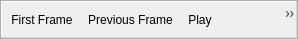
<?xml version="1.0" encoding="UTF-8"?>
<ui version="4.0">
 <class>lqPlayerControlsToolbar</class>
 <widget class="QToolBar" name="lqPlayerControlsToolbar">
  <property name="geometry">
   <rect>
    <x>0</x>
    <y>0</y>
    <width>298</width>
    <height>39</height>
   </rect>
  </property>
  <property name="windowTitle">
   <string>VCR Controls</string>
  </property>
  <property name="orientation">
   <enum>Qt::Horizontal</enum>
  </property>
  <property name="PV_MUST_BE_MASTER" stdset="0">
   <bool>true</bool>
  </property>
  <action name="actionPlay">
   <property name="enabled">
    <bool>true</bool>
   </property>
   <property name="icon">
    <iconset resource="vvResources.qrc">
     <normaloff>:/vvResources/Icons/media-playback-start.png</normaloff>:/vvResources/Icons/media-playback-start.png</iconset>
   </property>
   <property name="text">
    <string>&amp;Play</string>
   </property>
   <property name="shortcut">
    <string>Space</string>
   </property>
  </action>
  <action name="actionPreviousFrame">
   <property name="enabled">
    <bool>true</bool>
   </property>
   <property name="icon">
    <iconset resource="vvResources.qrc">
     <normaloff>:/vvResources/Icons/media-seek-backward.png</normaloff>:/vvResources/Icons/media-seek-backward.png</iconset>
   </property>
   <property name="text">
    <string>Pre&amp;vious Frame</string>
   </property>
   <property name="shortcut">
    <string>Left</string>
   </property>
   <property name="PV_MUST_BE_MASTER" stdset="0">
    <bool>true</bool>
   </property>
  </action>
  <action name="actionFirstFrame">
   <property name="enabled">
    <bool>true</bool>
   </property>
   <property name="icon">
    <iconset resource="vvResources.qrc">
     <normaloff>:/vvResources/Icons/media-skip-backward.png</normaloff>:/vvResources/Icons/media-skip-backward.png</iconset>
   </property>
   <property name="text">
    <string>&amp;First Frame</string>
   </property>
   <property name="shortcut">
    <string>Ctrl+Left</string>
   </property>
  </action>
  <action name="actionNextFrame">
   <property name="enabled">
    <bool>true</bool>
   </property>
   <property name="icon">
    <iconset resource="vvResources.qrc">
     <normaloff>:/vvResources/Icons/media-seek-forward.png</normaloff>:/vvResources/Icons/media-seek-forward.png</iconset>
   </property>
   <property name="text">
    <string>&amp;Next Frame</string>
   </property>
   <property name="shortcut">
    <string>Right</string>
   </property>
  </action>
  <action name="actionLastFrame">
   <property name="enabled">
    <bool>true</bool>
   </property>
   <property name="icon">
    <iconset resource="vvResources.qrc">
     <normaloff>:/vvResources/Icons/media-skip-forward.png</normaloff>:/vvResources/Icons/media-skip-forward.png</iconset>
   </property>
   <property name="text">
    <string>&amp;Last Frame</string>
   </property>
   <property name="shortcut">
    <string>Ctrl+Right</string>
   </property>
  </action>
  <action name="actionLoop">
   <property name="checkable">
    <bool>true</bool>
   </property>
   <property name="enabled">
    <bool>true</bool>
   </property>
   <property name="icon">
    <iconset resource="vvResources.qrc">
     <normaloff>:/vvResources/Icons/media-loop.png</normaloff>:/vvResources/Icons/media-loop.png</iconset>
   </property>
   <property name="text">
    <string>L&amp;oop</string>
   </property>
   <property name="iconText">
    <string>Loop</string>
   </property>
   <property name="toolTip">
    <string>Loop</string>
   </property>
   <property name="statusTip">
    <string>Loop</string>
   </property>
  </action>
  <addaction name="actionFirstFrame"/>
  <addaction name="actionPreviousFrame"/>
  <addaction name="actionPlay"/>
  <addaction name="actionNextFrame"/>
  <addaction name="actionLastFrame"/>
  <addaction name="actionLoop"/>
 </widget>
 <resources>
  <include location="vvResources.qrc"/>
 </resources>
 <connections/>
</ui>
